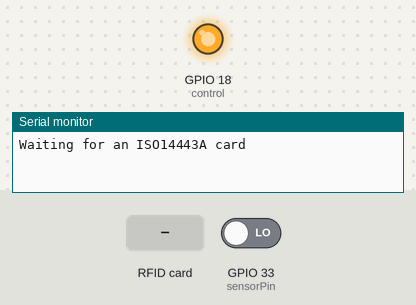
This sketch was run on a simulated ESP32. Shown: output pins drawn as LEDs (lit = HIGH), the last lines printed to the serial monitor. The test bench sets the inputs (shaded band); at power-on: GPIO 33 (sensorPin) LOW.

Above: at 1.2 s.
1.3 s: RFID card 5E 7A 19 C4 held to the reader
At 2.3 s:
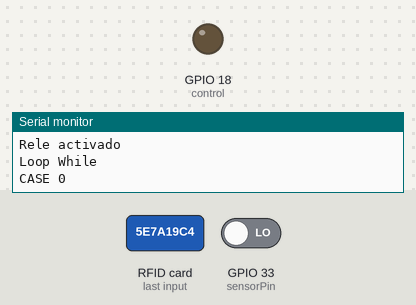
Timing chart, 0 to 10.3 s (numbered marks = the images above; inputs shaded):
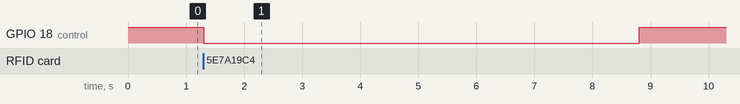

The sketch:

lector_NFC.ino
```cpp
  // incluir las librerias para la lectura de NFC
  #include <Wire.h>
  #include <PN532_I2C.h>
  #include <PN532.h>
  #include <NfcAdapter.h>
  #include <Arduino.h>
  PN532_I2C pn532i2c(Wire);
  PN532 nfc(pn532i2c);

  //Variables para control rele
   const int control = 18;

  // Variables control flujometro
  const int sensorPin = 33;
  const int measureInterval = 500;
  volatile int pulseConter;
  const float factorK = 7.663;//8.363

  //Variables calculo volumen
  float volumen=0;
  long dt=0; //variación de tiempo por cada bucle
  long t0=0; //millis() del bucle anterior

  // variables para el control del tiempo de espera
  unsigned long previousMillis = 0;  // Almacena el tiempo anterior
  const long interval = 5000;        // Intervalo de tiempo en milisegundos (5 segundos)
  unsigned long tiempoInicioTemporizador = 0; // Variable para almacenar el tiempo de inicio del temporizador

  //Funcion para contar los pulsos sel flujometro
  void ISRCountPulse()
  {
    pulseConter++;
  }

  //Funcion para obtener la frecuancia del flujometro
  float GetFrequency()
  {
    //t0=millis();
    pulseConter = 0;
    unsigned long startTime = millis();  // Registra el tiempo de inicio
    while (millis() - startTime < measureInterval) {
      // Timepo de espera para contar el flujo
    }
    noInterrupts();  // Deshabilita las interrupciones
    unsigned long elapsedTime = millis() - startTime;  // Calcula el tiempo transcurrido
    interrupts();  // Habilita las interrupciones nuevamente
    return (float)pulseConter * 1000 / elapsedTime;
  }

  float getvolume (float frequency)
  {
    float caudal = frequency/factorK;
    t0=millis()-dt; //calculamos la variación de tiempo
    volumen=volumen+(caudal/60)*(t0); // volumen(L)=caudal(L/s)*tiempo(s) (dt/1000)
//    t0=millis();

//    volumen += caudal / 60 * (millis() - t0) ;/// 1000.0;
//    t0 = millis();
    return volumen;
  }

// Funcion para imprimir la direccion de la tarjeta NFC
  void imprimirValores (uint8_t uid[], uint8_t uidLength )
  {
    Serial.println("Found a card!");
    //Serial.print("UID Length: ");Serial.print(uidLength, DEC);Serial.println(" bytes");
    //Serial.print("UID Value: ");
    for (uint8_t i=0; i < uidLength; i++)
    {
      Serial.print(" ");Serial.print(uid[i], DEC);
    }
    Serial.println("");
  }

  void setup()
  {
    // iniciar velocidad a 115200
    Serial.begin(115200);

    // Declaramos el pin de control del rele con un pin de salida OUTPUT
    pinMode(control, OUTPUT);
    digitalWrite(control, HIGH);

    //Asignamos el pin del flujometro como interrupcion
    attachInterrupt(digitalPinToInterrupt(sensorPin), ISRCountPulse, RISING);

    //Validacion para verificar que le modulo NFC este concetado y funcionando correctamente
    nfc.begin();
    uint32_t versiondata = nfc.getFirmwareVersion(); // obtenemo el firmware del modulo lector de NFC
    if (! versiondata) {
      Serial.print("Didn't find PN53x board");
      while (1); // halt
  }

    // Set the max number of retry attempts to read from a card This prevents us from waiting forever for a card, which is the default behaviour of the PN532.
    nfc.setPassiveActivationRetries(0xFF);

    // configure board to read RFID tags
    nfc.SAMConfig();
    Serial.println("Waiting for an ISO14443A card");

    //medicion de tiempo para calcular volumen
    //t0 = millis();
  }

  void loop() {

    //Variable para el control de la frecuencia del flujometro
    float frequency = 0;

    //variables banderas estado flujometro
    boolean estadoflujo;

    //variables cambio de estado switch
    int estado = 0;

    //variables para guardar la dirrecion de las tarjetas NFC
    boolean success;
    uint8_t uid[] = { 0, 0, 0, 0, 0, 0, 0 };  // Buffer to store the returned UID
    uint8_t uidLength;                        // Length of the UID (4 or 7 bytes depending on ISO14443A card type)
    // Wait for an ISO14443A type cards (Mifare, etc.). When one is found, 'uid' will be populated with the UID, and uidLength will indicate, if the uid is 4 bytes (Mifare Classic) or 7 bytes (Mifare Ultralight)
    success = nfc.readPassiveTargetID(PN532_MIFARE_ISO14443A, &uid[0], &uidLength);
    //funcion para imprimir la direccion de las tarjetas

    if(success){
      imprimirValores(uid,uidLength);
      //Activar el rele cuando se haya leido una tarjeta NFC
      digitalWrite(control, LOW);
      Serial.println("Rele activado");

    }else{
      // PN532 probably timed out waiting for a card
      Serial.println("Timed out waiting for a card");
    }

//    frequency = GetFrequency();
//    Serial.print(frequency); Serial.println(" HZ");
    //lazo  de control de estados de la maquina
    while (success)
    {
      Serial.println("Loop While");
      // Realizar una lectura inicial del flujometro
      frequency = GetFrequency();
      frequency=0;
//      Serial.print(frequency); Serial.println(" HZ");
//      volumen = getvolume(frequency);
//      Serial.print(volumen); Serial.println(" L");

      //Switch case para manejar los estados de la maquina
      switch (estado) {
      case 0:

          Serial.println("CASE 0");
          dt = millis();
          frequency = GetFrequency();
//          dt = millis();
          volumen = getvolume(frequency);
//          Serial.print(frequency); Serial.println(" HZ");

          if(frequency !=0){
             estadoflujo= true;
//             Serial.println("frecuencia diferente de cero CASE 0");
          }else{
             estadoflujo= false;
//             Serial.println("frecuencia igual a cero, CASE 0");
             estado= 1;
          }
          while(estadoflujo==true){
             dt = millis();
             frequency = GetFrequency();
//             dt = millis();
             volumen = getvolume(frequency);
//             Serial.println(" estadoflujo==true CASE 0");
             if(frequency !=0){
                estadoflujo= true;
//                Serial.println("frecuencia diferente de cero estado flujo verdadero, CASE 0");
             }else{
                estadoflujo= false;
//                Serial.println("frecuencia igual a cero while estado flujo verdadero, CASE 0");
                estado= 1;
             }
                Serial.print(frequency); Serial.println(" HZ");
                Serial.print(volumen); Serial.println(" L");
             }
          break;

      case 1:

            Serial.println("CASE 1");
            while(estadoflujo==false){

//                Serial.println("WHILE estado flujo == false, CASE 1");
                dt=millis();
                frequency = GetFrequency();
//                dt = millis();
                volumen = getvolume(frequency);
//                Serial.print(frequency); Serial.println(" HZ");

                if(frequency ==0){

//                    Serial.println("caso 1 dentro del while y del if frecuencia 0 ");
                    if (tiempoInicioTemporizador == 0) {
                        // Inicia el temporizador cuando ingresamos por primera vez al caso 1
                        tiempoInicioTemporizador = millis();
                    }
                    // Calcular el tiempo transcurrido desde que ingresamos al caso 1
                    unsigned long tiempoTranscurrido = millis() - tiempoInicioTemporizador;

                    if (tiempoTranscurrido >= interval) {
//                        Serial.println("Temporizador de 5 segundos alcanzado. Reiniciando temporizador.");
                        tiempoInicioTemporizador = 0; // Reiniciar el temporizador
                        estado=2;
                        estadoflujo=true;
                    }
                }else{
                    estadoflujo= true;
//                    Serial.println("frecuencia diferente a cero while estado flujo verdadero");
                    estado= 0;
                    tiempoInicioTemporizador = 0;  // Reiniciar el temporizador
                }
                Serial.print(frequency); Serial.println(" HZ");
                Serial.print(volumen); Serial.println(" L");
             }

        break;

      case 2:
           Serial.println("caso2");
           digitalWrite(control,HIGH);
           Serial.println("Rele desactivado");
           volumen = 0;
           frequency=0;
           success=false;
        break;
    }
    }
    frequency = GetFrequency();
    frequency = 0;
//    Serial.print(frequency); Serial.println(" HZ");
  }
```

Measured:
- after the input at 1.3 s, GPIO 18 (control): HIGH → LOW at once, → HIGH 7.5 s later
